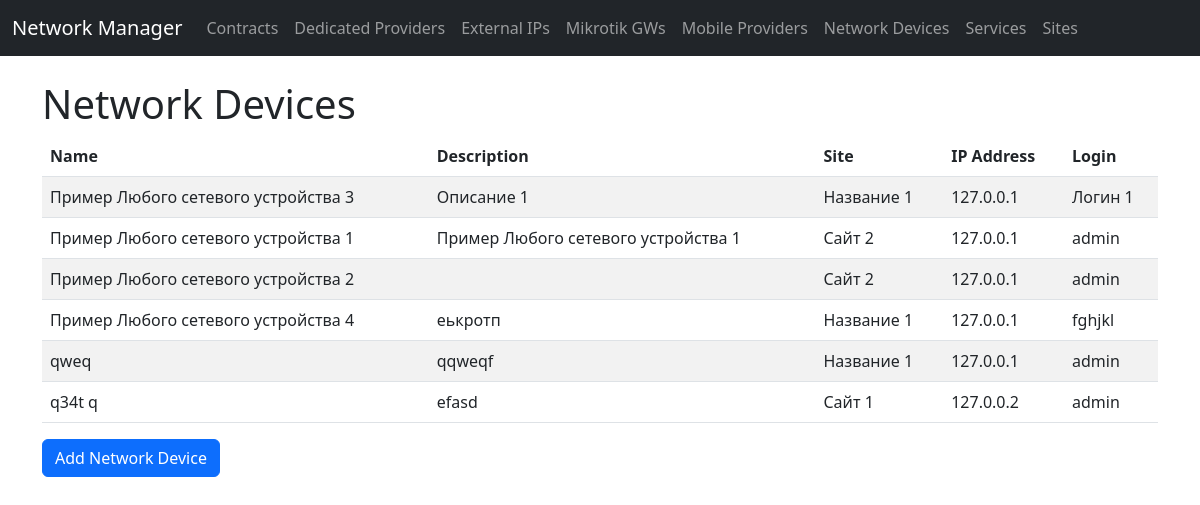
The page /network-devices/ on the database its author committed.
### network_manager/models.py (models this page shows, shortened)
class NetworkDevice(models.Model):
    name = models.CharField(max_length=255, verbose_name="Название")
    description = models.TextField(verbose_name="Описание", blank=True, null=True)
    site = models.ForeignKey(Site, on_delete=models.CASCADE, verbose_name="Расположение")
    ip_address = models.GenericIPAddressField(protocol='IPv4', verbose_name="IP Адрес")
    login = models.CharField(max_length=255, verbose_name="Логин")
    password = models.CharField(max_length=255, verbose_name="Пароль")

class Site(models.Model):
    name = models.CharField(max_length=255, verbose_name="Название")
    description = models.TextField(verbose_name="Описание", blank=True, null=True)
    address = models.CharField(max_length=255, verbose_name="Адрес")
    td = models.CharField(max_length=255, verbose_name="Торговая дирекция, регион")
    legal_entity = models.CharField(max_length=255, verbose_name="Юридическое лицо")
    data_subnet = models.GenericIPAddressField(protocol='IPv4', verbose_name="Подсеть Data", blank=True, null=True)
    voice_subnet = models.GenericIPAddressField(protocol='IPv4', verbose_name="Подсеть Voice", blank=True, null=True)
    tech_subnet = models.GenericIPAddressField(protocol='IPv4', verbose_name="Подсеть Tech", blank=True, null=True)
    iot_subnet = models.GenericIPAddressField(protocol='IPv4', verbose_name="Подсеть IoT", blank=True, null=True)
    def __str__(self):
        return self.name

### network_manager/views.py (the view)
# urls.py: path('network-devices/', network_device_list, name='network_device_list'),
def network_device_list(request):
    network_devices = NetworkDevice.objects.all()
    return render(request, 'network_manager/network_device_list.html', {'network_devices': network_devices})

### network_manager/templates/network_manager/network_device_list.html (shortened to what this page needs)
{% extends 'base.html' %}
{% block content %}
<h1>Network Devices</h1>
<table class="table table-striped table-hover">
    <thead>
        <tr>
            <th>Name</th>
            <th>Description</th>
            <th>Site</th>
            <th>IP Address</th>
            <th>Login</th>
        </tr>
    </thead>
    <tbody>
        {% if network_devices %}
            {% for device in network_devices %}
            <tr onclick="location.href='{% url 'edit_network_device' device.id %}'" style="cursor: pointer;">
                <td>{{ device.name }}</td>
                <td>{{ device.description }}</td>
                <td>{{ device.site }}</td>
                <td>{{ device.ip_address }}</td>
                <td>{{ device.login }}</td>
            </tr>
            {% endfor %}
        {% else %}
            <tr>
                <td colspan="5">No network devices available.</td>
            </tr>
        {% endif %}
    </tbody>
</table>
<a href="{% url 'add_network_device' %}" class="btn btn-primary">Add Network Device</a>
{% endblock %}

### rows shown on the page
NetworkDevice: name "Пример Любого сетевого устройства 3", description "Описание 1", site "Название 1", ip_address "127.0.0.1", login "Логин 1"
NetworkDevice: name "Пример Любого сетевого устройства 1", description "Пример Любого сетевого устройства 1", site "Сайт 2", ip_address "127.0.0.1", login "admin"
NetworkDevice: name "Пример Любого сетевого устройства 2", site "Сайт 2", ip_address "127.0.0.1", login "admin"
NetworkDevice: name "Пример Любого сетевого устройства 4", description "еькротп", site "Название 1", ip_address "127.0.0.1", login "fghjkl"
NetworkDevice: name "qweq", description "qqweqf", site "Название 1", ip_address "127.0.0.1", login "admin"
NetworkDevice: name "q34t q", description "efasd", site "Сайт 1", ip_address "127.0.0.2", login "admin"
